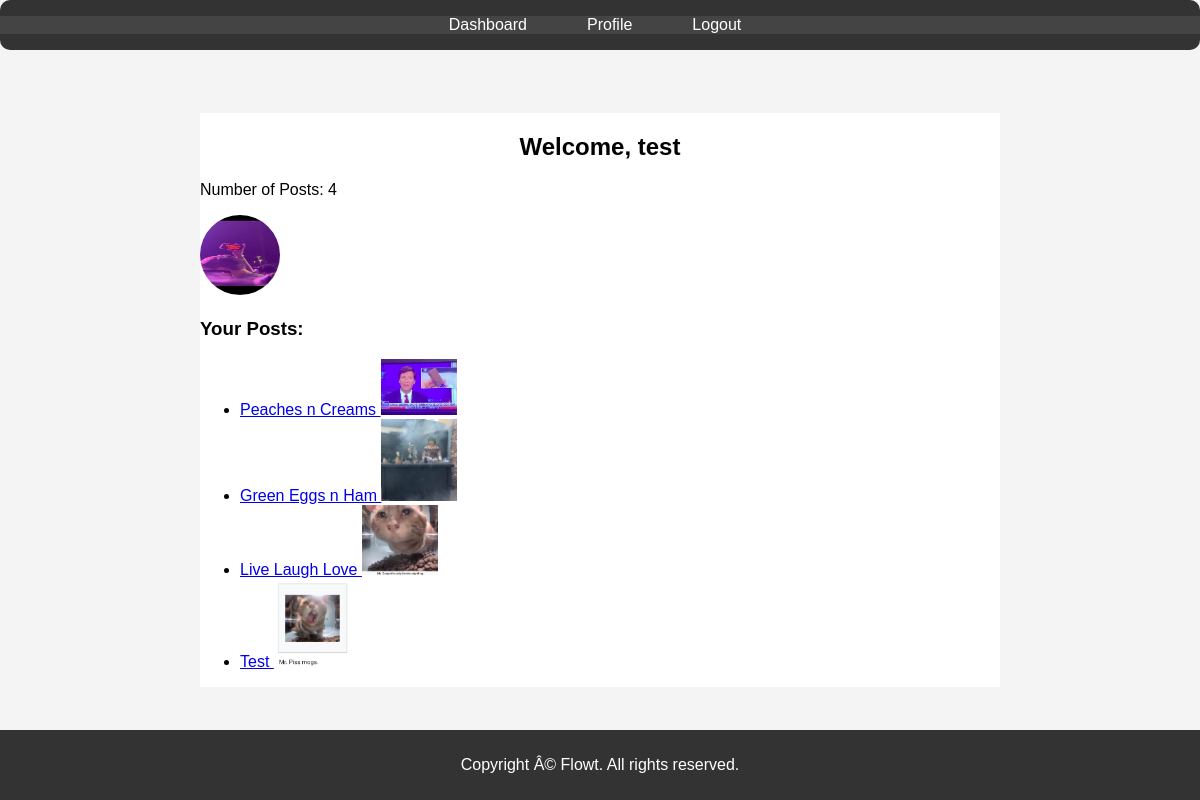
Page /account (signed in) on the committed database.
### FProj/backend.py (models this page shows, shortened)
class User(UserMixin, db.Model):
    id = db.Column(db.Integer, primary_key=True, autoincrement=True)
    username = db.Column(db.String(100), unique=True, nullable=False)
    password = db.Column(db.String(100), nullable=False)
    numPost = db.Column(db.Integer, default=0)
    profile_picture = db.Column(db.String(255))
    followers = db.Column(db.Integer, default=0, nullable=False)
    following = db.Column(db.Integer, default=0, nullable=False)
    following_relationships = db.relationship("UserFollowing", foreign_keys='UserFollowing.user_id', backref='user')

class Post(db.Model):
    id = db.Column(db.Integer, primary_key = True, autoincrement = True)
    title = db.Column(db.String, nullable = False)
    description = db.Column(db.String, nullable = False)
    ingredients = db.Column(db.String, nullable = False)
    label = db.Column(db.String(), nullable = False)
    picture = db.Column(db.String(), nullable = False)
    upvote = db.Column(db.Integer, default = 0, nullable = False)
    user_id = db.Column(db.Integer, db.ForeignKey('user.id'), nullable=False)
    user = db.relationship('User', backref=db.backref('posts', lazy=True))

### FProj/backend.py (the view)
@app.route('/account')
@login_required
def account():
    posts = current_user.posts
    num_posts = len(posts)
    return render_template('account.html', posts=posts, num_posts=num_posts)

### FProj/backend.py (called while the page is built)
@login_manager.user_loader
def load_user(user_id):
    return User.query.get(int(user_id))

### FProj/templates/account.html (shortened to what this page needs)
<!DOCTYPE html>
<html lang="en">
<head>
    <link rel="stylesheet" type="text/css" href="{{ url_for('static', filename='login.css') }}">
</head>
<body class="account-page">
    <header class="account-header">
        <nav class="account-nav">
            <ul>
                <li><a onclick="window.location.href='/main'">Dashboard</a></li>
                <li><a onclick="window.location.href='/account'">Profile</a></li>
                <li><a onclick="window.location.href='/login'">Logout</a></li>
            </ul>
        </nav>
    </header>
    <div class="container" style="background-color: white">
        <div class="user-info">
            <h2>Welcome, {{ current_user.username }}</h2>
            <p>Number of Posts: {{ num_posts }}</p>
            {% if current_user.profile_picture %}
                <img style="border-radius: 50px; width: 80px; height: 80px" src="{{ url_for('static', filename=current_user.profile_picture) }}">
            {% else %}
            <form action="/upload_profile_picture" method="POST" enctype="multipart/form-data">
                <input type="file" name="file" required>
                <button type="submit"> Submit </button>
            </form>
            {% endif %}
        </div>
        <div class="user-posts">
            <h3>Your Posts:</h3>
            <ul>
                {% for post in current_user.posts %}
                    <li>
                        <a href="{{ url_for('viewPost', post_id=post.id) }}">
                            {{ post.title }}
                        </a>
                        <img style="width: 10%; height: 10%"src="{{ url_for('static', filename=post.picture) }}" alt="Post Picture">
                    </li>
                {% endfor %}
            </ul>
        </div>
    </div>
    <footer class="account-footer">
        <p>Copyright Â© Flowt. All rights reserved.</p>
    </footer>
</body>
</html>

### FProj/static/login.css (style rules this page uses)
body { margin: 0; padding: 0; font-family: Arial, sans-serif; background-image: url('UC_Merced_at_night.jpg'); background-size: cover; display: flex; justify-content: center; align-items: center; height: 100vh; }
.container { max-width: 800px; margin: 0 auto; }
header { position: fixed; background-color: #f0f0f0; padding: 10px; border-radius: 10px; width: 100%; text-align: center; position: absolute; top: 0; left: 50%; transform: translateX(-50%); }
nav ul { list-style-type: none; margin: 0; padding: 0; text-align: center; }
nav ul li { display: inline; margin-right: 10px; }
nav ul li a { text-decoration: none; color: #333; }
h2 { text-align: center; }
body.account-page { font-family: Arial, sans-serif; margin: 0; padding: 0; background-color: #f4f4f4; }
.account-header { background-color: #333; color: #fff; text-align: center; padding: 1rem 0; }
.account-nav { background-color: #444; }
.account-nav ul { list-style-type: none; padding: 0; margin: 0; display: flex; justify-content: center; }
.account-nav ul li { margin-left: 20px; }
.account-nav ul li:first-child { margin-left: 0; }
.account-nav ul li a { text-decoration: none; color: #fff; padding: 10px 15px; border-radius: 5px; transition: background-color 0.3s ease; }
.account-footer { background-color: #333; color: #fff; text-align: center; padding: 10px 0; position: fixed; bottom: 0; width: 100%; }

### rows in the picture
User: username "test", profile_picture (picture)
Post: title "Peaches n Creams", picture (picture)
Post: title "Green Eggs n Ham", picture (picture)
Post: title "Live Laugh Love", picture (picture)
Post: title "Test", picture (picture)

### other values in the picture
{{ num_posts }} "4"
